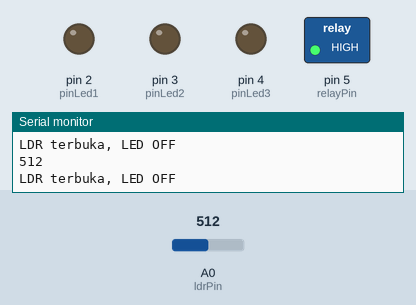
Recording of a sketch running on a simulated Arduino Uno, built with avr-gcc and run on an emulated ATmega328P. On the bench: switched loads named in the sketch (green lamp = pin HIGH), output pins drawn as LEDs (lit = HIGH), the last lines printed to the serial monitor. The inputs (shaded band) are chosen by the test bench; at power-on: A0 (ldrPin) = 512.

Above: at 1.8 s.
1.9 s: A0 (ldrPin) set to 490
At 2.4 s:
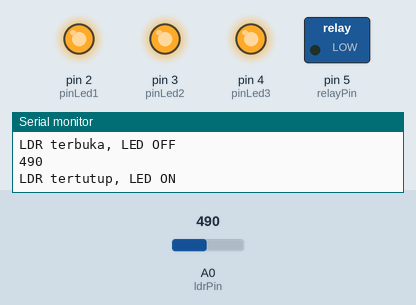
3.5 s: A0 (ldrPin) set to 510
At 5.2 s:
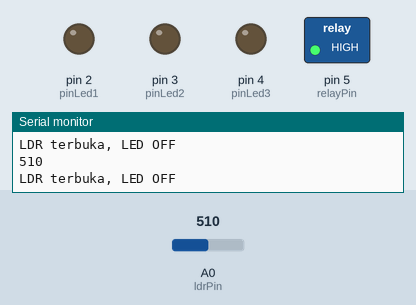
5.5 s: A0 (ldrPin) set to 306
At 6.7 s:
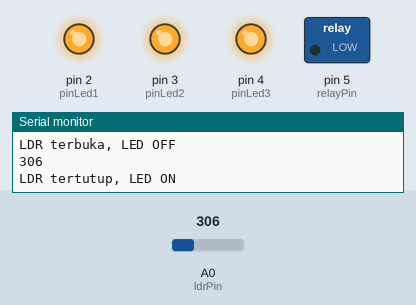
Timing chart, 0 to 8.5 s (numbered marks = the images above; inputs shaded):
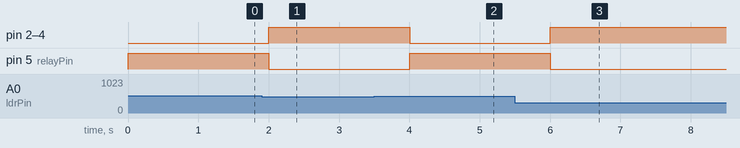

The sketch:

projek_ldr.ino
```cpp
const int pinLed1 = 2;
const int pinLed2 = 3;
const int pinLed3 = 4;
const int relayPin = 5;
const int ldrPin = A0;
void setup() {
  Serial.begin(9600);
  pinMode(pinLed1,OUTPUT);
  pinMode(pinLed2,OUTPUT);
  pinMode(pinLed3,OUTPUT);
  pinMode(ldrPin, INPUT);
  pinMode(relayPin, OUTPUT);
}

void loop() {
  int ldrState = analogRead(ldrPin);

  if(ldrState<=500){
    digitalWrite(pinLed1,HIGH);
    digitalWrite(pinLed2,HIGH);
    digitalWrite(pinLed3,HIGH);
    digitalWrite(relayPin,LOW);
    Serial.println(ldrState);
    Serial.println("LDR tertutup, LED ON");
    delay(1000);

    }
  else{
    digitalWrite(pinLed1,LOW);
    digitalWrite(pinLed2,LOW);
    digitalWrite(pinLed3,LOW);
    digitalWrite(relayPin,HIGH);
    Serial.println(ldrState);
    Serial.println("LDR terbuka, LED OFF");
    delay(1000);
    }

}
```

Measured:
- the behaviour switches between 501 and 500 on A0 (ldrPin) (found by bisection; images 0 and 1)
- after the input at 1.9 s, pin 2 (pinLed1), pin 3 (pinLed2), pin 4 (pinLed3): LOW → HIGH after 0.10 s; pin 5 (relayPin): HIGH → LOW after 0.10 s
- after the input at 3.5 s, pin 2 (pinLed1), pin 3 (pinLed2), pin 4 (pinLed3): HIGH → LOW after 0.50 s; pin 5 (relayPin): LOW → HIGH after 0.50 s
- after the input at 5.5 s, pin 2 (pinLed1), pin 3 (pinLed2), pin 4 (pinLed3): LOW → HIGH after 0.50 s; pin 5 (relayPin): HIGH → LOW after 0.50 s
